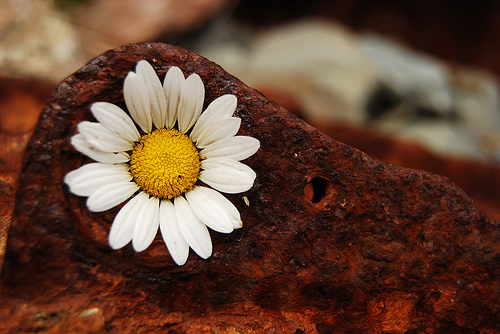
#> input picture Individual Assignment/flowers/daisy/1140299375_3aa7024466.jpg, 500 x 334 px; its folder holds only this picture in this run
$ python sample_code.py
#> lines starting #> are read from the running program, lines starting #| are printed output that depends on the picture
import os
import numpy as np
import matplotlib.pyplot as plt
import cv2
from sklearn.model_selection import train_test_split
from sklearn.metrics import accuracy_score, precision_score, recall_score, f1_score, confusion_matrix, \
    ConfusionMatrixDisplay
from timeit import default_timer as timer
from tqdm import tqdm

# Please define additional libraries here if needed

LABELS = ['daisy', 'dandelion', 'rose', 'sunflower', 'tulip']


def preprocess_image(path_to_image, img_size=150):
    """
    Read and resize an input image
    :param path_to_image: path of image file
    :param img_size: image size
    :return: image as a Numpy array
    """
#> called with path_to_image = 'flowers/daisy/1140299375_3aa7024466.jpg', img_size = 150
    img = cv2.imread(path_to_image, cv2.IMREAD_COLOR)
#> img is the input picture: shape (334, 500, 3); mean B, G, R 51.8, 68.9, 99.7
    img = cv2.resize(img, (img_size, img_size))
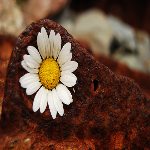
#> img: shape (150, 150, 3); mean B, G, R 51.7, 68.8, 99.6
    return np.array(img)


def extract_color_histogram(dataset, hist_size=6):
    """
    Extract colour histogram features from a dataset of images
    :param dataset: dataset of images
    :param hist_size: histogram size for each dimension
    :return: colour histograms
    """
    col_hist = []
    for img in dataset:
        hist = cv2.calcHist([img], [0, 1, 2], None, (hist_size, hist_size, hist_size), [0, 256, 0, 256, 0, 256])
        col_hist.append(cv2.normalize(hist, None, 0, 1, cv2.NORM_MINMAX).flatten())
    return np.array(col_hist)


def load_dataset(base_path='flowers'):
    X = []
    Y = []
    for i in range(0, len(LABELS)):
        current_size = len(X)
        for img in tqdm(os.listdir(base_path + os.sep + LABELS[i])):
            X.append(preprocess_image(base_path + os.sep + LABELS[i] + '/' + img))
            Y.append(LABELS[i])
        print(f'Loaded {len(X) - current_size} {LABELS[i]} images')
#| Loaded 1 daisy images
    return X, Y


# Please define your own functions here if needed


if __name__ == '__main__':
    # 1. Load dataset
#> (the run stopped early here; a loop or call above may not have finished)
